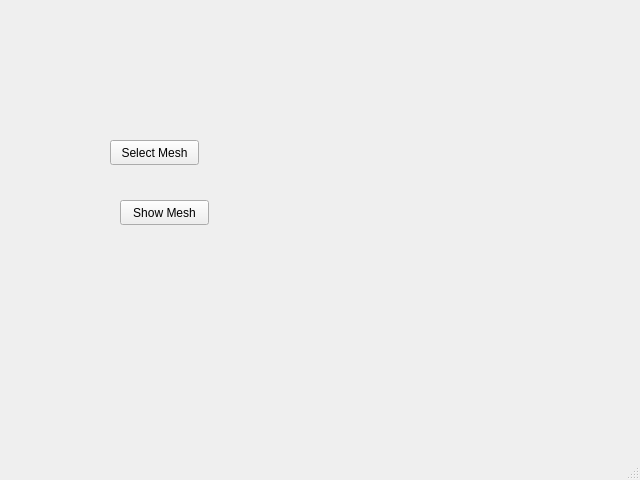
<?xml version="1.0" encoding="UTF-8"?>
<ui version="4.0">
 <class>MainWindow</class>
 <widget class="QMainWindow" name="MainWindow">
  <property name="geometry">
   <rect>
    <x>0</x>
    <y>0</y>
    <width>640</width>
    <height>480</height>
   </rect>
  </property>
  <property name="windowTitle">
   <string>Groups</string>
  </property>
  <widget class="QWidget" name="centralwidget">
   <widget class="QPushButton" name="pushButton">
    <property name="geometry">
     <rect>
      <x>110</x>
      <y>140</y>
      <width>89</width>
      <height>25</height>
     </rect>
    </property>
    <property name="text">
     <string>Select Mesh</string>
    </property>
   </widget>
   <widget class="QPushButton" name="pushButton_2">
    <property name="geometry">
     <rect>
      <x>120</x>
      <y>200</y>
      <width>89</width>
      <height>25</height>
     </rect>
    </property>
    <property name="text">
     <string>Show Mesh</string>
    </property>
   </widget>
  </widget>
  <widget class="QMenuBar" name="menubar">
   <property name="geometry">
    <rect>
     <x>0</x>
     <y>0</y>
     <width>640</width>
     <height>22</height>
    </rect>
   </property>
  </widget>
  <widget class="QStatusBar" name="statusbar"/>
 </widget>
 <resources/>
 <connections/>
</ui>
